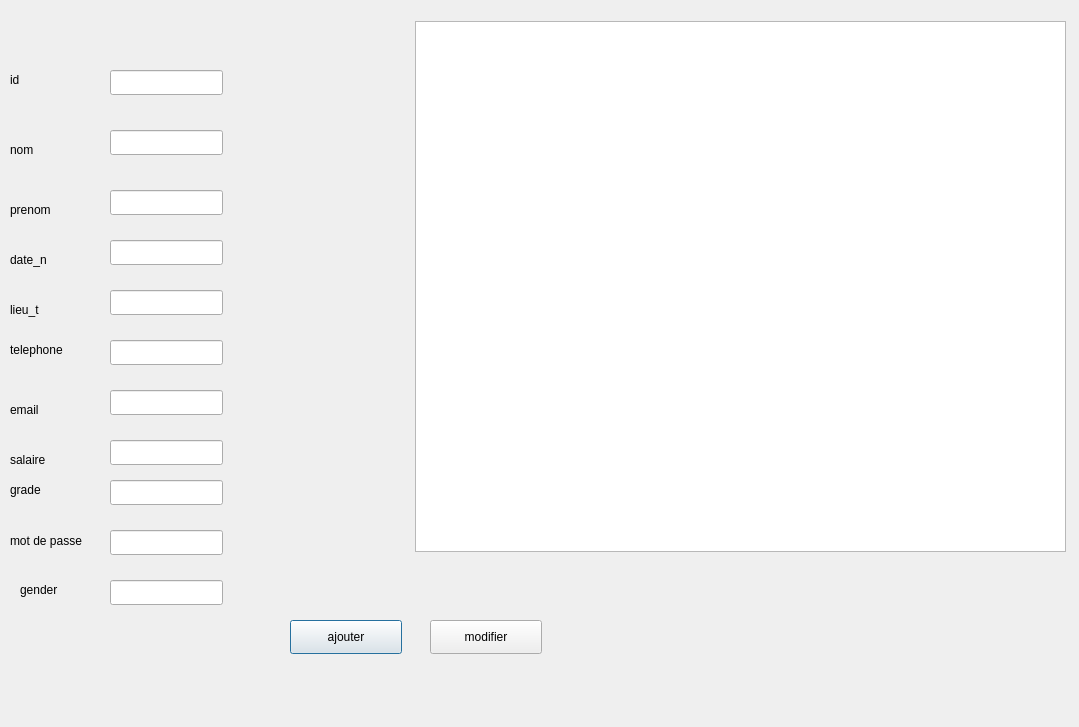
<?xml version="1.0" encoding="UTF-8"?>
<ui version="4.0">
 <class>drtaccees</class>
 <widget class="QDialog" name="drtaccees">
  <property name="geometry">
   <rect>
    <x>0</x>
    <y>0</y>
    <width>1079</width>
    <height>727</height>
   </rect>
  </property>
  <property name="windowTitle">
   <string>Dialog</string>
  </property>
  <widget class="QTableView" name="tableView_a">
   <property name="geometry">
    <rect>
     <x>415</x>
     <y>21</y>
     <width>651</width>
     <height>531</height>
    </rect>
   </property>
  </widget>
  <widget class="QLineEdit" name="id_dr">
   <property name="geometry">
    <rect>
     <x>110</x>
     <y>70</y>
     <width>113</width>
     <height>25</height>
    </rect>
   </property>
  </widget>
  <widget class="QLineEdit" name="nom_dr">
   <property name="geometry">
    <rect>
     <x>110</x>
     <y>130</y>
     <width>113</width>
     <height>25</height>
    </rect>
   </property>
  </widget>
  <widget class="QLineEdit" name="prenon_de">
   <property name="geometry">
    <rect>
     <x>110</x>
     <y>190</y>
     <width>113</width>
     <height>25</height>
    </rect>
   </property>
  </widget>
  <widget class="QLineEdit" name="date_n_dr">
   <property name="geometry">
    <rect>
     <x>110</x>
     <y>240</y>
     <width>113</width>
     <height>25</height>
    </rect>
   </property>
  </widget>
  <widget class="QLineEdit" name="lieu_t">
   <property name="geometry">
    <rect>
     <x>110</x>
     <y>290</y>
     <width>113</width>
     <height>25</height>
    </rect>
   </property>
  </widget>
  <widget class="QLineEdit" name="telephone">
   <property name="geometry">
    <rect>
     <x>110</x>
     <y>340</y>
     <width>113</width>
     <height>25</height>
    </rect>
   </property>
  </widget>
  <widget class="QLineEdit" name="email">
   <property name="geometry">
    <rect>
     <x>110</x>
     <y>390</y>
     <width>113</width>
     <height>25</height>
    </rect>
   </property>
  </widget>
  <widget class="QLineEdit" name="salaire">
   <property name="geometry">
    <rect>
     <x>110</x>
     <y>440</y>
     <width>113</width>
     <height>25</height>
    </rect>
   </property>
  </widget>
  <widget class="QLineEdit" name="grade_l">
   <property name="geometry">
    <rect>
     <x>110</x>
     <y>480</y>
     <width>113</width>
     <height>25</height>
    </rect>
   </property>
  </widget>
  <widget class="QLineEdit" name="mot_dr">
   <property name="geometry">
    <rect>
     <x>110</x>
     <y>530</y>
     <width>113</width>
     <height>25</height>
    </rect>
   </property>
  </widget>
  <widget class="QLineEdit" name="gender_r">
   <property name="geometry">
    <rect>
     <x>110</x>
     <y>580</y>
     <width>113</width>
     <height>25</height>
    </rect>
   </property>
  </widget>
  <widget class="QLabel" name="label">
   <property name="geometry">
    <rect>
     <x>10</x>
     <y>70</y>
     <width>69</width>
     <height>20</height>
    </rect>
   </property>
   <property name="text">
    <string>id</string>
   </property>
  </widget>
  <widget class="QLabel" name="label_2">
   <property name="geometry">
    <rect>
     <x>10</x>
     <y>140</y>
     <width>69</width>
     <height>20</height>
    </rect>
   </property>
   <property name="text">
    <string>nom</string>
   </property>
  </widget>
  <widget class="QLabel" name="label_3">
   <property name="geometry">
    <rect>
     <x>10</x>
     <y>200</y>
     <width>69</width>
     <height>20</height>
    </rect>
   </property>
   <property name="text">
    <string>prenom</string>
   </property>
  </widget>
  <widget class="QLabel" name="label_4">
   <property name="geometry">
    <rect>
     <x>10</x>
     <y>250</y>
     <width>69</width>
     <height>20</height>
    </rect>
   </property>
   <property name="text">
    <string>date_n</string>
   </property>
  </widget>
  <widget class="QLabel" name="label_5">
   <property name="geometry">
    <rect>
     <x>10</x>
     <y>300</y>
     <width>69</width>
     <height>20</height>
    </rect>
   </property>
   <property name="text">
    <string>lieu_t</string>
   </property>
  </widget>
  <widget class="QLabel" name="label_6">
   <property name="geometry">
    <rect>
     <x>10</x>
     <y>340</y>
     <width>69</width>
     <height>20</height>
    </rect>
   </property>
   <property name="text">
    <string>telephone</string>
   </property>
  </widget>
  <widget class="QLabel" name="label_7">
   <property name="geometry">
    <rect>
     <x>10</x>
     <y>400</y>
     <width>69</width>
     <height>20</height>
    </rect>
   </property>
   <property name="text">
    <string>email</string>
   </property>
  </widget>
  <widget class="QLabel" name="label_8">
   <property name="geometry">
    <rect>
     <x>10</x>
     <y>450</y>
     <width>69</width>
     <height>20</height>
    </rect>
   </property>
   <property name="text">
    <string>salaire</string>
   </property>
  </widget>
  <widget class="QLabel" name="label_9">
   <property name="geometry">
    <rect>
     <x>10</x>
     <y>480</y>
     <width>69</width>
     <height>20</height>
    </rect>
   </property>
   <property name="text">
    <string>grade</string>
   </property>
  </widget>
  <widget class="QLabel" name="label_10">
   <property name="geometry">
    <rect>
     <x>10</x>
     <y>530</y>
     <width>101</width>
     <height>21</height>
    </rect>
   </property>
   <property name="text">
    <string>mot de passe</string>
   </property>
  </widget>
  <widget class="QLabel" name="label_11">
   <property name="geometry">
    <rect>
     <x>20</x>
     <y>580</y>
     <width>69</width>
     <height>20</height>
    </rect>
   </property>
   <property name="text">
    <string>gender</string>
   </property>
  </widget>
  <widget class="QPushButton" name="ok_dr">
   <property name="geometry">
    <rect>
     <x>290</x>
     <y>620</y>
     <width>112</width>
     <height>34</height>
    </rect>
   </property>
   <property name="text">
    <string>ajouter</string>
   </property>
  </widget>
  <widget class="QPushButton" name="modifier">
   <property name="geometry">
    <rect>
     <x>430</x>
     <y>620</y>
     <width>112</width>
     <height>34</height>
    </rect>
   </property>
   <property name="text">
    <string>modifier</string>
   </property>
  </widget>
 </widget>
 <resources/>
 <connections/>
</ui>
